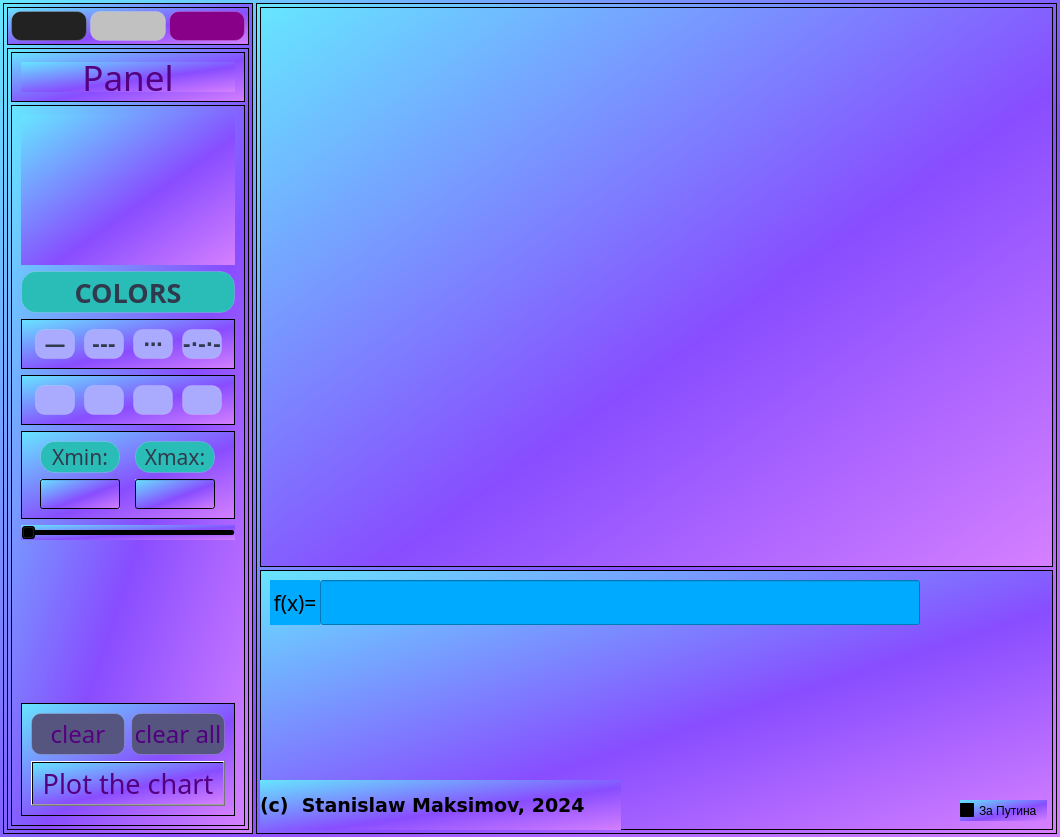
<?xml version="1.0" encoding="UTF-8"?>
<ui version="4.0">
 <class>MainWindow</class>
 <widget class="QMainWindow" name="MainWindow">
  <property name="geometry">
   <rect>
    <x>0</x>
    <y>0</y>
    <width>1060</width>
    <height>837</height>
   </rect>
  </property>
  <property name="minimumSize">
   <size>
    <width>1060</width>
    <height>837</height>
   </size>
  </property>
  <property name="maximumSize">
   <size>
    <width>1920</width>
    <height>1080</height>
   </size>
  </property>
  <property name="windowTitle">
   <string>MainWindow</string>
  </property>
  <property name="styleSheet">
   <string notr="true">background: #702DCE; 
background-color: qlineargradient(spread:pad, x1:1, y1:1, x2:0, y2:0, stop:0 rgba(213,128,255), stop:0.427447 rgb(136,77,255), stop:1 rgba(102,230,255))
</string>
  </property>
  <widget class="QWidget" name="centralwidget">
   <layout class="QHBoxLayout" name="horizontalLayout">
    <property name="spacing">
     <number>3</number>
    </property>
    <property name="leftMargin">
     <number>3</number>
    </property>
    <property name="topMargin">
     <number>3</number>
    </property>
    <property name="rightMargin">
     <number>3</number>
    </property>
    <property name="bottomMargin">
     <number>3</number>
    </property>
    <item>
     <widget class="QFrame" name="frame">
      <property name="minimumSize">
       <size>
        <width>250</width>
        <height>0</height>
       </size>
      </property>
      <property name="maximumSize">
       <size>
        <width>250</width>
        <height>16777215</height>
       </size>
      </property>
      <property name="frameShape">
       <enum>QFrame::StyledPanel</enum>
      </property>
      <property name="frameShadow">
       <enum>QFrame::Raised</enum>
      </property>
      <layout class="QVBoxLayout" name="verticalLayout_2">
       <property name="spacing">
        <number>3</number>
       </property>
       <property name="leftMargin">
        <number>3</number>
       </property>
       <property name="topMargin">
        <number>3</number>
       </property>
       <property name="rightMargin">
        <number>3</number>
       </property>
       <property name="bottomMargin">
        <number>3</number>
       </property>
       <item>
        <widget class="QFrame" name="frame_3">
         <property name="maximumSize">
          <size>
           <width>16777215</width>
           <height>75</height>
          </size>
         </property>
         <property name="frameShape">
          <enum>QFrame::StyledPanel</enum>
         </property>
         <property name="frameShadow">
          <enum>QFrame::Raised</enum>
         </property>
         <layout class="QHBoxLayout" name="horizontalLayout_2">
          <property name="spacing">
           <number>3</number>
          </property>
          <property name="leftMargin">
           <number>3</number>
          </property>
          <property name="topMargin">
           <number>3</number>
          </property>
          <property name="rightMargin">
           <number>3</number>
          </property>
          <property name="bottomMargin">
           <number>3</number>
          </property>
          <item>
           <widget class="QPushButton" name="pushButton">
            <property name="minimumSize">
             <size>
              <width>50</width>
              <height>30</height>
             </size>
            </property>
            <property name="styleSheet">
             <string notr="true">QPushButton{
	color: rgba(49, 57, 77);
     background-color:rgba(34, 34, 34);
     border: 1px solid rgba(255,255,255,40);
     border-radius:10px;
width: 15;
height: 15;
}
QPushButton:pressed{
background-color:rgba(255,255,255,70);
}</string>
            </property>
            <property name="text">
             <string/>
            </property>
           </widget>
          </item>
          <item>
           <widget class="QPushButton" name="pushButton_2">
            <property name="minimumSize">
             <size>
              <width>50</width>
              <height>30</height>
             </size>
            </property>
            <property name="styleSheet">
             <string notr="true">QPushButton{
	color: rgba(255, 255, 255);
     background-color:rgba(193, 193, 193);
     border: 1px solid rgba(255,255,255,40);
     border-radius:10px;
width: 15;
height: 15;
}
QPushButton:pressed{
background-color:rgba(255,255,255,70);
}</string>
            </property>
            <property name="text">
             <string/>
            </property>
           </widget>
          </item>
          <item>
           <widget class="QPushButton" name="pushButton_3">
            <property name="minimumSize">
             <size>
              <width>50</width>
              <height>30</height>
             </size>
            </property>
            <property name="styleSheet">
             <string notr="true">QPushButton{
	color: rgba(49, 57, 77);
     background-color:rgba(135, 0, 135);
     border: 1px solid rgba(255,255,255,40);
     border-radius:10px;
width: 15;
height: 15;
}
QPushButton:pressed{
background-color:rgba(255,255,255,70);
}</string>
            </property>
            <property name="text">
             <string/>
            </property>
           </widget>
          </item>
         </layout>
        </widget>
       </item>
       <item>
        <widget class="QFrame" name="frame_4">
         <property name="frameShape">
          <enum>QFrame::StyledPanel</enum>
         </property>
         <property name="frameShadow">
          <enum>QFrame::Raised</enum>
         </property>
         <layout class="QVBoxLayout" name="verticalLayout_3">
          <property name="spacing">
           <number>3</number>
          </property>
          <property name="leftMargin">
           <number>3</number>
          </property>
          <property name="topMargin">
           <number>3</number>
          </property>
          <property name="rightMargin">
           <number>3</number>
          </property>
          <property name="bottomMargin">
           <number>3</number>
          </property>
          <item>
           <widget class="QFrame" name="frame_8">
            <property name="maximumSize">
             <size>
              <width>16777215</width>
              <height>50</height>
             </size>
            </property>
            <property name="frameShape">
             <enum>QFrame::StyledPanel</enum>
            </property>
            <property name="frameShadow">
             <enum>QFrame::Raised</enum>
            </property>
            <layout class="QHBoxLayout" name="horizontalLayout_4">
             <item>
              <widget class="QLabel" name="label">
               <property name="maximumSize">
                <size>
                 <width>16777215</width>
                 <height>45</height>
                </size>
               </property>
               <property name="font">
                <font>
                 <family>Droid Sans Fallback</family>
                 <pointsize>26</pointsize>
                </font>
               </property>
               <property name="mouseTracking">
                <bool>false</bool>
               </property>
               <property name="styleSheet">
                <string notr="true">QLabel{color: rgb(85, 0, 127)}</string>
               </property>
               <property name="text">
                <string>Panel</string>
               </property>
               <property name="alignment">
                <set>Qt::AlignCenter</set>
               </property>
              </widget>
             </item>
            </layout>
           </widget>
          </item>
          <item>
           <widget class="QFrame" name="frame_6">
            <property name="frameShape">
             <enum>QFrame::StyledPanel</enum>
            </property>
            <property name="frameShadow">
             <enum>QFrame::Raised</enum>
            </property>
            <layout class="QVBoxLayout" name="verticalLayout_4">
             <item>
              <widget class="QLabel" name="label_4">
               <property name="minimumSize">
                <size>
                 <width>0</width>
                 <height>150</height>
                </size>
               </property>
               <property name="styleSheet">
                <string notr="true">image: url(:/newPrefix/Без имени.jpeg);</string>
               </property>
               <property name="text">
                <string/>
               </property>
              </widget>
             </item>
             <item>
              <widget class="QPushButton" name="pushButton_4">
               <property name="maximumSize">
                <size>
                 <width>16777215</width>
                 <height>45</height>
                </size>
               </property>
               <property name="font">
                <font>
                 <family>Padauk</family>
                 <pointsize>20</pointsize>
                 <weight>75</weight>
                 <italic>false</italic>
                 <bold>true</bold>
                </font>
               </property>
               <property name="styleSheet">
                <string notr="true">QPushButton{
	color: rgba(49, 57, 77);
     background-color:rgba(42, 189, 184);
     border: 1px solid rgba(255,255,255,40);
     border-radius:15px;
width: 40;
height: 40;
}
QPushButton:pressed{
background-color:rgba(255,255,255,70);
}</string>
               </property>
               <property name="text">
                <string>COLORS</string>
               </property>
              </widget>
             </item>
             <item>
              <widget class="QFrame" name="frame_7">
               <property name="minimumSize">
                <size>
                 <width>214</width>
                 <height>50</height>
                </size>
               </property>
               <property name="maximumSize">
                <size>
                 <width>214</width>
                 <height>50</height>
                </size>
               </property>
               <property name="layoutDirection">
                <enum>Qt::RightToLeft</enum>
               </property>
               <property name="styleSheet">
                <string notr="true">QPushButton{
	color: rgba(49, 57, 77);
	background-color: rgb(170, 170, 255);
     border: 1px solid rgba(255,255,255,40);
     border-radius:10px;
width: 15;
height: 15;
}
QPushButton:pressed{
background-color:rgba(255,255,255,70);
}</string>
               </property>
               <property name="frameShape">
                <enum>QFrame::StyledPanel</enum>
               </property>
               <property name="frameShadow">
                <enum>QFrame::Raised</enum>
               </property>
               <layout class="QHBoxLayout" name="horizontalLayout_3">
                <item>
                 <widget class="QPushButton" name="pushButton_5">
                  <property name="minimumSize">
                   <size>
                    <width>0</width>
                    <height>30</height>
                   </size>
                  </property>
                  <property name="maximumSize">
                   <size>
                    <width>40</width>
                    <height>30</height>
                   </size>
                  </property>
                  <property name="font">
                   <font>
                    <family>DejaVu Sans</family>
                    <pointsize>14</pointsize>
                    <weight>75</weight>
                    <bold>true</bold>
                   </font>
                  </property>
                  <property name="text">
                   <string>-·-·-</string>
                  </property>
                 </widget>
                </item>
                <item>
                 <widget class="QPushButton" name="pushButton_6">
                  <property name="minimumSize">
                   <size>
                    <width>0</width>
                    <height>30</height>
                   </size>
                  </property>
                  <property name="maximumSize">
                   <size>
                    <width>40</width>
                    <height>30</height>
                   </size>
                  </property>
                  <property name="font">
                   <font>
                    <family>DejaVu Sans</family>
                    <pointsize>14</pointsize>
                    <weight>75</weight>
                    <bold>true</bold>
                   </font>
                  </property>
                  <property name="text">
                   <string>⋯</string>
                  </property>
                 </widget>
                </item>
                <item>
                 <widget class="QPushButton" name="pushButton_7">
                  <property name="minimumSize">
                   <size>
                    <width>0</width>
                    <height>30</height>
                   </size>
                  </property>
                  <property name="maximumSize">
                   <size>
                    <width>40</width>
                    <height>30</height>
                   </size>
                  </property>
                  <property name="font">
                   <font>
                    <family>DejaVu Sans</family>
                    <pointsize>14</pointsize>
                    <weight>75</weight>
                    <bold>true</bold>
                   </font>
                  </property>
                  <property name="text">
                   <string>---</string>
                  </property>
                 </widget>
                </item>
                <item>
                 <widget class="QPushButton" name="pushButton_8">
                  <property name="minimumSize">
                   <size>
                    <width>0</width>
                    <height>30</height>
                   </size>
                  </property>
                  <property name="maximumSize">
                   <size>
                    <width>40</width>
                    <height>30</height>
                   </size>
                  </property>
                  <property name="font">
                   <font>
                    <family>DejaVu Sans</family>
                    <pointsize>14</pointsize>
                    <weight>75</weight>
                    <bold>true</bold>
                   </font>
                  </property>
                  <property name="styleSheet">
                   <string notr="true">QPushButton{
	color: rgba(49, 57, 77);
	background-color: rgb(170, 170, 255);
     border: 1px solid rgba(255,255,255,40);
     border-radius:10px;
width: 15;
height: 15;
}
QPushButton:pressed{
background-color:rgba(255,255,255,70);
}</string>
                  </property>
                  <property name="text">
                   <string>―</string>
                  </property>
                 </widget>
                </item>
               </layout>
              </widget>
             </item>
             <item>
              <widget class="QFrame" name="frame_9">
               <property name="minimumSize">
                <size>
                 <width>214</width>
                 <height>50</height>
                </size>
               </property>
               <property name="maximumSize">
                <size>
                 <width>214</width>
                 <height>50</height>
                </size>
               </property>
               <property name="layoutDirection">
                <enum>Qt::RightToLeft</enum>
               </property>
               <property name="styleSheet">
                <string notr="true">QPushButton{
	color: rgba(49, 57, 77);
	background-color: rgb(170, 170, 255);
     border: 1px solid rgba(255,255,255,40);
     border-radius:10px;
width: 15;
height: 15;
}
QPushButton:pressed{
background-color:rgba(255,255,255,70);
}</string>
               </property>
               <property name="frameShape">
                <enum>QFrame::StyledPanel</enum>
               </property>
               <property name="frameShadow">
                <enum>QFrame::Raised</enum>
               </property>
               <layout class="QHBoxLayout" name="horizontalLayout_5">
                <item>
                 <widget class="QPushButton" name="pushButton_10">
                  <property name="minimumSize">
                   <size>
                    <width>0</width>
                    <height>30</height>
                   </size>
                  </property>
                  <property name="maximumSize">
                   <size>
                    <width>40</width>
                    <height>30</height>
                   </size>
                  </property>
                  <property name="styleSheet">
                   <string notr="true"/>
                  </property>
                  <property name="text">
                   <string/>
                  </property>
                  <property name="icon">
                   <iconset>
                    <normaloff>../../../Загрузки/crosshair-icon-2048x2048-ld0no0b8.png</normaloff>../../../Загрузки/crosshair-icon-2048x2048-ld0no0b8.png</iconset>
                  </property>
                 </widget>
                </item>
                <item>
                 <widget class="QPushButton" name="pushButton_11">
                  <property name="minimumSize">
                   <size>
                    <width>0</width>
                    <height>30</height>
                   </size>
                  </property>
                  <property name="maximumSize">
                   <size>
                    <width>40</width>
                    <height>30</height>
                   </size>
                  </property>
                  <property name="styleSheet">
                   <string notr="true">image: url(:/newPrefix/image_processing20200508-13712-hsq40o.png);</string>
                  </property>
                  <property name="text">
                   <string/>
                  </property>
                 </widget>
                </item>
                <item>
                 <widget class="QPushButton" name="pushButton_12">
                  <property name="minimumSize">
                   <size>
                    <width>0</width>
                    <height>30</height>
                   </size>
                  </property>
                  <property name="maximumSize">
                   <size>
                    <width>40</width>
                    <height>30</height>
                   </size>
                  </property>
                  <property name="font">
                   <font>
                    <pointsize>8</pointsize>
                    <italic>true</italic>
                   </font>
                  </property>
                  <property name="styleSheet">
                   <string notr="true"/>
                  </property>
                  <property name="text">
                   <string/>
                  </property>
                  <property name="icon">
                   <iconset resource="res.qrc">
                    <normaloff>:/newPrefix/triangledown_83849.png</normaloff>:/newPrefix/triangledown_83849.png</iconset>
                  </property>
                  <property name="iconSize">
                   <size>
                    <width>16</width>
                    <height>16</height>
                   </size>
                  </property>
                 </widget>
                </item>
                <item>
                 <widget class="QPushButton" name="pushButton_13">
                  <property name="minimumSize">
                   <size>
                    <width>0</width>
                    <height>30</height>
                   </size>
                  </property>
                  <property name="maximumSize">
                   <size>
                    <width>40</width>
                    <height>30</height>
                   </size>
                  </property>
                  <property name="styleSheet">
                   <string notr="true">image: url(:/newPrefix/Interpunct_(typography).svg.png);</string>
                  </property>
                  <property name="text">
                   <string/>
                  </property>
                 </widget>
                </item>
               </layout>
              </widget>
             </item>
             <item>
              <widget class="QFrame" name="frame_10">
               <property name="minimumSize">
                <size>
                 <width>0</width>
                 <height>40</height>
                </size>
               </property>
               <property name="frameShape">
                <enum>QFrame::StyledPanel</enum>
               </property>
               <property name="frameShadow">
                <enum>QFrame::Raised</enum>
               </property>
               <layout class="QGridLayout" name="gridLayout">
                <item row="0" column="0">
                 <widget class="QLabel" name="label_2">
                  <property name="maximumSize">
                   <size>
                    <width>80</width>
                    <height>16777215</height>
                   </size>
                  </property>
                  <property name="font">
                   <font>
                    <family>Sahadeva</family>
                    <pointsize>16</pointsize>
                   </font>
                  </property>
                  <property name="styleSheet">
                   <string notr="true">QLabel{
	color: rgba(49, 57, 77);
     background-color:rgba(42, 189, 184);
     border: 1px solid rgba(255,255,255,40);
     border-radius:15px;
width: 40;
height: 40;
}
</string>
                  </property>
                  <property name="text">
                   <string>Xmin:</string>
                  </property>
                  <property name="alignment">
                   <set>Qt::AlignCenter</set>
                  </property>
                 </widget>
                </item>
                <item row="0" column="2">
                 <widget class="QLabel" name="label_3">
                  <property name="maximumSize">
                   <size>
                    <width>80</width>
                    <height>16777215</height>
                   </size>
                  </property>
                  <property name="font">
                   <font>
                    <family>Sahadeva</family>
                    <pointsize>16</pointsize>
                   </font>
                  </property>
                  <property name="styleSheet">
                   <string notr="true">QLabel{
	color: rgba(49, 57, 77);
     background-color:rgba(42, 189, 184);
     border: 1px solid rgba(255,255,255,40);
     border-radius:15px;
width: 40;
height: 40;
}
</string>
                  </property>
                  <property name="text">
                   <string>Xmax:</string>
                  </property>
                  <property name="alignment">
                   <set>Qt::AlignCenter</set>
                  </property>
                 </widget>
                </item>
                <item row="1" column="0">
                 <widget class="QLineEdit" name="lineEdit_2">
                  <property name="minimumSize">
                   <size>
                    <width>0</width>
                    <height>30</height>
                   </size>
                  </property>
                  <property name="maximumSize">
                   <size>
                    <width>80</width>
                    <height>16777215</height>
                   </size>
                  </property>
                  <property name="styleSheet">
                   <string notr="true">font: 12pt &quot;Samyak Malayalam&quot;;
color: rgb(0, 0, 0);</string>
                  </property>
                 </widget>
                </item>
                <item row="1" column="2">
                 <widget class="QLineEdit" name="lineEdit_3">
                  <property name="minimumSize">
                   <size>
                    <width>0</width>
                    <height>30</height>
                   </size>
                  </property>
                  <property name="maximumSize">
                   <size>
                    <width>80</width>
                    <height>16777215</height>
                   </size>
                  </property>
                  <property name="styleSheet">
                   <string notr="true">font: 12pt &quot;Samyak Malayalam&quot;;
color: rgb(0, 0, 0);</string>
                  </property>
                 </widget>
                </item>
               </layout>
              </widget>
             </item>
             <item>
              <widget class="QSlider" name="horizontalSlider">
               <property name="orientation">
                <enum>Qt::Horizontal</enum>
               </property>
              </widget>
             </item>
             <item>
              <spacer name="verticalSpacer_2">
               <property name="orientation">
                <enum>Qt::Vertical</enum>
               </property>
               <property name="sizeHint" stdset="0">
                <size>
                 <width>10</width>
                 <height>10</height>
                </size>
               </property>
              </spacer>
             </item>
             <item>
              <widget class="QFrame" name="frame_12">
               <property name="minimumSize">
                <size>
                 <width>0</width>
                 <height>100</height>
                </size>
               </property>
               <property name="styleSheet">
                <string notr="true">QPushButton:pressed{background-color:rgba(255,255,255,70);}</string>
               </property>
               <property name="frameShape">
                <enum>QFrame::StyledPanel</enum>
               </property>
               <property name="frameShadow">
                <enum>QFrame::Raised</enum>
               </property>
               <layout class="QGridLayout" name="gridLayout_2">
                <item row="0" column="1">
                 <widget class="QPushButton" name="pushButton_14">
                  <property name="maximumSize">
                   <size>
                    <width>16777215</width>
                    <height>45</height>
                   </size>
                  </property>
                  <property name="font">
                   <font>
                    <family>Sahadeva</family>
                    <pointsize>18</pointsize>
                    <weight>50</weight>
                    <italic>false</italic>
                    <bold>false</bold>
                   </font>
                  </property>
                  <property name="styleSheet">
                   <string notr="true">
QPushButton{
	color: rgba(85, 0, 127);
     background-color:rgba(85, 85, 127);
     border: 1px solid rgba(255,255,255,40);
     border-radius:10px;
width: 40;
height: 40;
}
QPushButton:pressed{
background-color:rgba(255,255,255,70);
}</string>
                  </property>
                  <property name="text">
                   <string>clear</string>
                  </property>
                 </widget>
                </item>
                <item row="0" column="2">
                 <widget class="QPushButton" name="pushButton_15">
                  <property name="maximumSize">
                   <size>
                    <width>16777215</width>
                    <height>45</height>
                   </size>
                  </property>
                  <property name="font">
                   <font>
                    <family>Sahadeva</family>
                    <pointsize>18</pointsize>
                    <weight>50</weight>
                    <italic>false</italic>
                    <bold>false</bold>
                   </font>
                  </property>
                  <property name="styleSheet">
                   <string notr="true">QPushButton{
	color: rgba(80, 0, 127);
     background-color:rgba(85, 85, 127);
     border: 1px solid rgba(255,255,255,40);
     border-radius:10px;
width: 30;
height: 30;
}
QPushButton:pressed{
background-color:rgba(255,255,255,70);
}</string>
                  </property>
                  <property name="text">
                   <string>clear all</string>
                  </property>
                 </widget>
                </item>
                <item row="1" column="1" colspan="2">
                 <widget class="QPushButton" name="pushButton_9">
                  <property name="maximumSize">
                   <size>
                    <width>16777215</width>
                    <height>45</height>
                   </size>
                  </property>
                  <property name="font">
                   <font>
                    <family>Sahadeva</family>
                    <pointsize>20</pointsize>
                    <weight>50</weight>
                    <italic>false</italic>
                    <bold>false</bold>
                   </font>
                  </property>
                  <property name="styleSheet">
                   <string notr="true">color:rgb(85, 0, 127)
</string>
                  </property>
                  <property name="text">
                   <string>Plot the chart</string>
                  </property>
                 </widget>
                </item>
               </layout>
              </widget>
             </item>
            </layout>
           </widget>
          </item>
         </layout>
        </widget>
       </item>
      </layout>
     </widget>
    </item>
    <item>
     <widget class="QFrame" name="frame_2">
      <property name="frameShape">
       <enum>QFrame::StyledPanel</enum>
      </property>
      <property name="frameShadow">
       <enum>QFrame::Raised</enum>
      </property>
      <layout class="QVBoxLayout" name="verticalLayout">
       <property name="spacing">
        <number>3</number>
       </property>
       <property name="leftMargin">
        <number>3</number>
       </property>
       <property name="topMargin">
        <number>3</number>
       </property>
       <property name="rightMargin">
        <number>3</number>
       </property>
       <property name="bottomMargin">
        <number>3</number>
       </property>
       <item>
        <widget class="PlotWidget" name="graphicsView">
         <property name="maximumSize">
          <size>
           <width>10000</width>
           <height>10000</height>
          </size>
         </property>
        </widget>
       </item>
       <item>
        <widget class="QFrame" name="frame_5">
         <property name="minimumSize">
          <size>
           <width>0</width>
           <height>260</height>
          </size>
         </property>
         <property name="maximumSize">
          <size>
           <width>16777215</width>
           <height>260</height>
          </size>
         </property>
         <property name="frameShape">
          <enum>QFrame::StyledPanel</enum>
         </property>
         <property name="frameShadow">
          <enum>QFrame::Raised</enum>
         </property>
         <widget class="QLineEdit" name="lineEdit">
          <property name="geometry">
           <rect>
            <x>60</x>
            <y>10</y>
            <width>600</width>
            <height>45</height>
           </rect>
          </property>
          <property name="minimumSize">
           <size>
            <width>600</width>
            <height>45</height>
           </size>
          </property>
          <property name="maximumSize">
           <size>
            <width>210</width>
            <height>45</height>
           </size>
          </property>
          <property name="styleSheet">
           <string notr="true">background-color: rgb(0, 170, 255);
font: 12pt &quot;Samyak Malayalam&quot;;
color: rgb(0, 0, 0);
</string>
          </property>
          <property name="text">
           <string/>
          </property>
         </widget>
         <widget class="QCheckBox" name="checkBox">
          <property name="geometry">
           <rect>
            <x>700</x>
            <y>230</y>
            <width>87</width>
            <height>21</height>
           </rect>
          </property>
          <property name="text">
           <string>За Путина</string>
          </property>
         </widget>
         <widget class="QLabel" name="label_5">
          <property name="geometry">
           <rect>
            <x>10</x>
            <y>10</y>
            <width>50</width>
            <height>45</height>
           </rect>
          </property>
          <property name="minimumSize">
           <size>
            <width>50</width>
            <height>45</height>
           </size>
          </property>
          <property name="maximumSize">
           <size>
            <width>50</width>
            <height>30</height>
           </size>
          </property>
          <property name="font">
           <font>
            <family>Suranna</family>
            <pointsize>16</pointsize>
           </font>
          </property>
          <property name="styleSheet">
           <string notr="true">color:rgb(0, 0, 0);
background-color: rgb(0, 170, 255);
</string>
          </property>
          <property name="text">
           <string>f(x)=</string>
          </property>
          <property name="alignment">
           <set>Qt::AlignCenter</set>
          </property>
         </widget>
         <widget class="QLabel" name="label_6">
          <property name="geometry">
           <rect>
            <x>0</x>
            <y>210</y>
            <width>361</width>
            <height>51</height>
           </rect>
          </property>
          <property name="font">
           <font>
            <family>DejaVu Sans</family>
            <pointsize>14</pointsize>
            <weight>75</weight>
            <bold>true</bold>
           </font>
          </property>
          <property name="styleSheet">
           <string notr="true">color: rgb(0, 0, 0)</string>
          </property>
          <property name="text">
           <string>(c)  Stanislaw Maksimov, 2024</string>
          </property>
         </widget>
        </widget>
       </item>
      </layout>
     </widget>
    </item>
   </layout>
  </widget>
 </widget>
 <customwidgets>
  <customwidget>
   <class>PlotWidget</class>
   <extends>QGraphicsView</extends>
   <header>pyqtgraph</header>
  </customwidget>
 </customwidgets>
 <resources>
  <include location="res.qrc"/>
 </resources>
 <connections/>
</ui>
